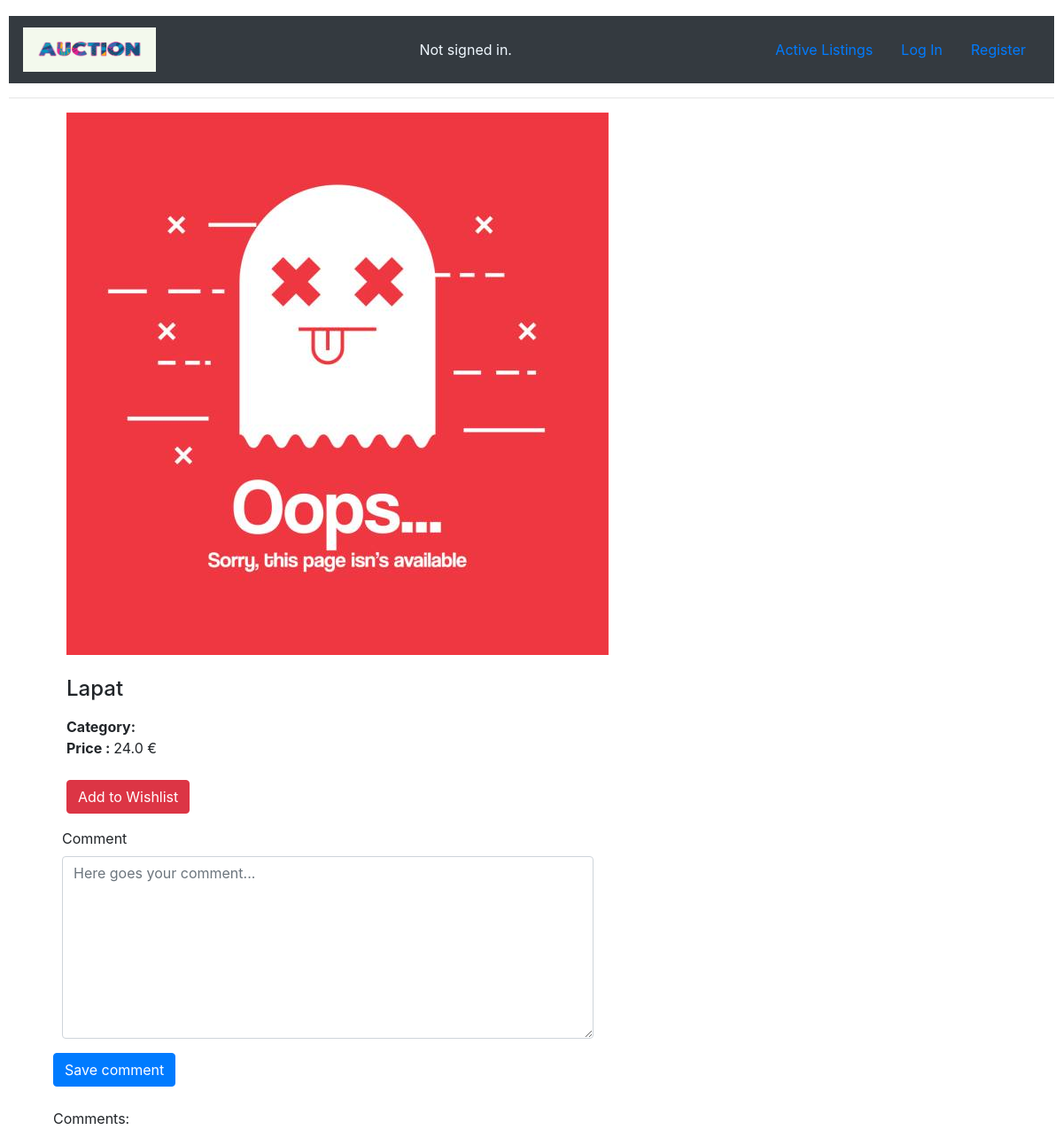
The page /details/3 on the database as committed earlier.
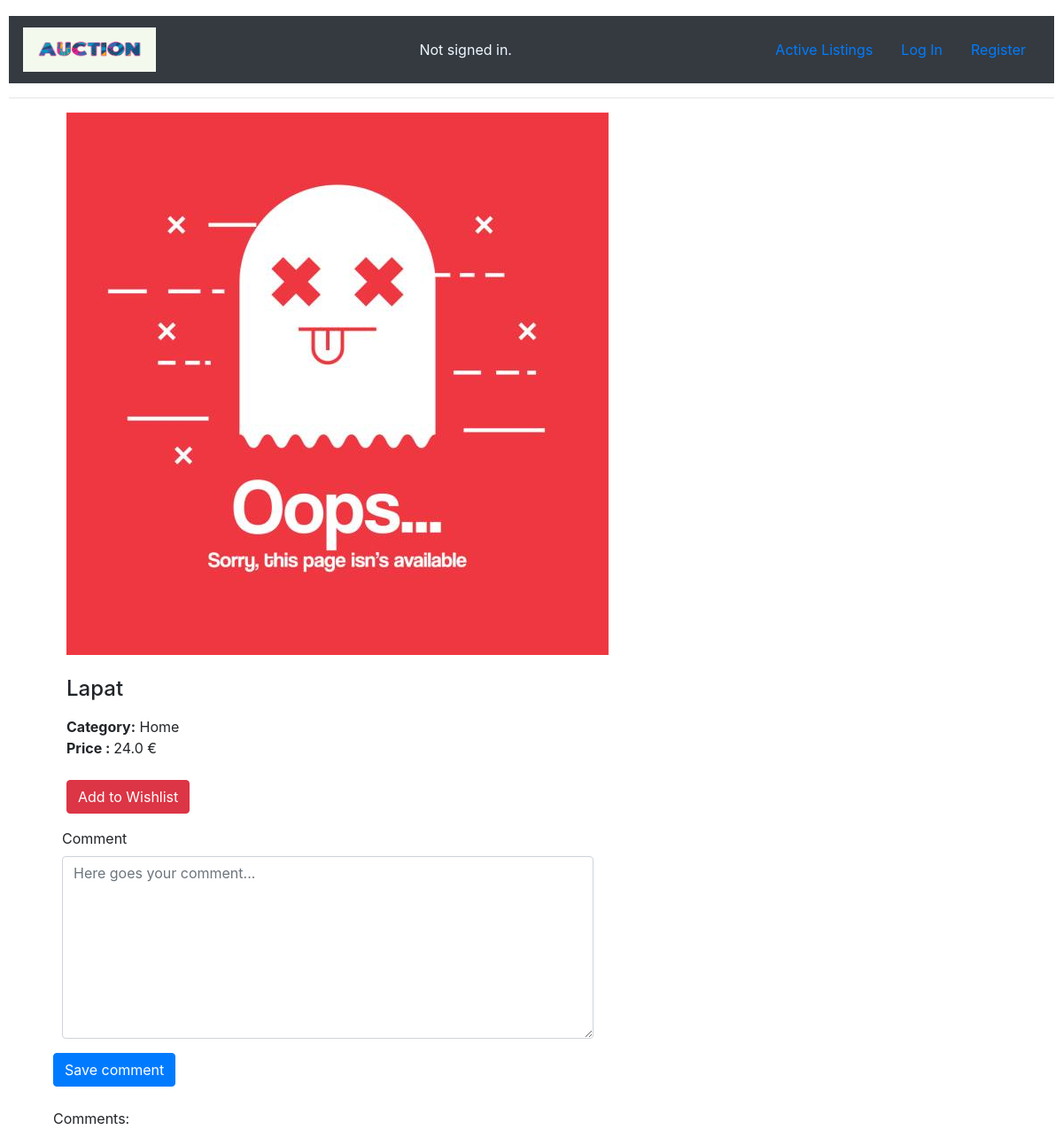
The same page on the database as committed later.
### auctions/models.py (models this page shows, shortened)
class AuctionListing(models.Model):
    NotDefined = "NotDefined"
    CATEGORIES = (
        (NotDefined, "Not defined"),
        ("Fashion", "Fashion"),
        ("Toys", "Toys"),
        ("Electronics", "Electronics"),
        ("Home", "Home"),
        ("Car", "Car"),
        ("Travel", "Travel"),
        ("Fun", "Fun"),
    )
    item = models.CharField(max_length=125)
    description = models.CharField(blank=True, max_length=300)
    category = models.CharField(max_length=25, choices=CATEGORIES)
    sold = models.BooleanField()
    price = models.FloatField(validators=[MinValueValidator(0.01)])
    image = models.CharField(blank=True, max_length=250)
    itemAdded = models.DateTimeField(auto_now_add=True)
    startingBid = models.FloatField(default=0, validators=[MinValueValidator(0.01)])

### auctions/views.py (the view)
# urls.py: path("details/<int:item_id>", views.details, name="details"),
def details(request, item_id):
    item = AuctionListing.objects.get(pk=item_id)
    form = CommentForm()
    comments = Comment.objects.filter(item=item_id)
    return render(request, "auctions/details.html", {
        "item": item, "form": form, "comments":comments
    })

### auctions/views.py
class CommentForm(forms.ModelForm):
    class Meta:
        model = Comment
        exclude = ['time']
        widgets = {
            'comment': Textarea(attrs={'cols': 100, 'rows': 8}),
        }
    def __init__(self, *args, **kwargs):
        super().__init__(*args, **kwargs)
        self.fields['comment'].required = False
        self.fields["comment"].widget.attrs["placeholder"] = "Here goes your comment..."
        self.helper = FormHelper()
        self.helper.layout = Layout(
            Row(
            'comment', css_class='form-group col-md-7 mb-0',
            ),
            Submit('submit', 'Save comment')
        )

### auctions/templates/auctions/details.html (shortened to what this page needs)
{% extends "auctions/layout.html" %}
{% load crispy_forms_tags%}
{% block body %}
    <div class="container bootdey">
        <div class="col-md-12">
        <section class="panel">
              <div class="panel-body">
                  <div class="col-md-6">
                    {% if item.image %}
                      <div class="pro-img-list">
                        <img class="card-img-top" src={{ item.image }} alt="Card image cap">
                      </div>
                      {% else %}
                      <div class="pro-img-details">
                        {% load static %}
                        <img src="{% static 'auctions/NoPicture.jpg' %}" alt="No Picture Available">
                    </div>
                    {% endif %}
                  </div>
                  <br>
                  <div class="col-md-6">
                      <h4 class="pro-d-title">
                        {{item.item}}
                      </h4>
                      <div class="product_meta">
                          <span class="posted_in"> <strong>Category:</strong> {{item.category}} </span>
                      </div>
                      <div class="m-bot15"> <strong>Price : </strong> <span class="pro-price"> {{item.price}} €</span></div>
                      <br>
                      <p>
                          <button class="btn btn-round btn-danger" type="button"> Add to Wishlist</button>
                      </p>
                  </div>
                  <form action="{% url 'comment' item.id %}" autocomplete="off" method="post">
                    {% crispy form %}
                    <br>
                </form>
                Comments:
                <br>
              </div>
          </section>
          </div>
          </div>
{% endblock %}

### auctions/templates/auctions/layout.html (shortened to what this page needs)
{% load static %}
<!DOCTYPE html>
<html lang="en">
    <head>
        <link rel="stylesheet" href="https://stackpath.bootstrapcdn.com/bootstrap/4.4.1/css/bootstrap.min.css">
        <link href="{% static 'auctions/styles.css' %}" rel="stylesheet">
    </head>
    <body>
        <nav class="navbar navbar-dark bg-dark">
            {% load static %}
            <img class="navbar-brand" src="{% static 'auctions/auction.jpg' %}" alt="" width="150" height="60" class="d-inline-block align-top">
        <div style="color:aliceblue">
            {% if user.is_authenticated %}
                Signed in as <strong>{{ user.username }}</strong>.
            {% else %}
                Not signed in.
            {% endif %}
        </div>
        <ul class="nav">
            <li class="nav-item">
                <a class="nav-link" href="{% url 'index' %}">Active Listings</a>
            </li>
            {% if user.is_authenticated %}
                <li class="nav-item">
                    <a class="nav-link" href="{% url 'logout' %}">Log Out</a>
                </li>
                <li class="nav-item">
                    <a class="nav-link" href="{% url 'create' %}">Create Listing</a>
                </li>
            {% else %}
                <li class="nav-item">
                    <a class="nav-link" href="{% url 'login' %}">Log In</a>
                </li>
                <li class="nav-item">
                    <a class="nav-link" href="{% url 'register' %}">Register</a>
                </li>
            {% endif %}
        </ul>
    </nav>
        <hr>
        {% block body %}
        {% endblock %}
    </body>
</html>

### auctions/static/auctions/styles.css (style rules this page uses)
body { padding: 10px; }

Rows that differ between the two databases and show on the page:
changed AuctionListing "Lapat": category (not shown) → "Home"
